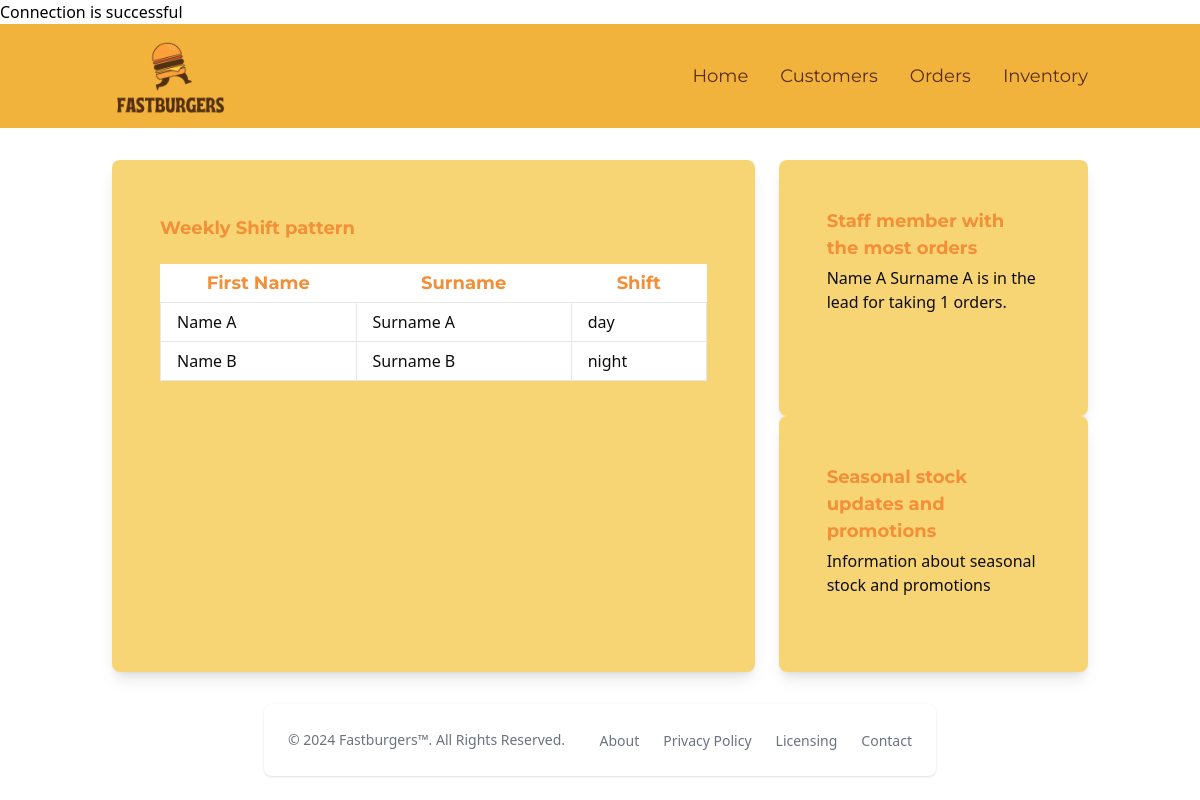
Screenshot of /pages/Index.php with the database file from the repository.
### tables this page shows
CREATE TABLE `Staff` (
  `staff_id` int(11) NOT NULL,
  `staff_firstname` varchar(255) DEFAULT NULL,
  `staff_surname` varchar(255) DEFAULT NULL,
  `staff_role` varchar(255) DEFAULT NULL,
  `staff_tel` varchar(15) DEFAULT NULL,
  `shift` varchar(224) DEFAULT NULL
);

### pages/Index.php (the view, shortened to what this page needs)
<?php
include '../config/dbConfig.php';
include '../partials/header.php';
include '../partials/navigation.php';
$shiftQuery = $conn->prepare("SELECT staff_firstname, staff_surname, shift FROM Staff");
$shiftQuery->execute();
$shiftQuery->bind_result($firstname, $surname, $shift);
?>
<div class="container flex-grow mx-auto px-2 md:px-6 py-8" style="background-color: #FFFFFF;">
    <div class="grid grid-rows-1 md:grid-cols-3 gap-6">
        <div class="col-span-2 row-start-1 shift-list bg-white p-12 rounded-lg shadow-lg h-128" style="background-color: #f8d574; border-color: #592E15;">
            <h2 class="montsheading text-4xl font-bold mb-4" style="color: #F28F38;">Weekly Shift pattern</h2>
            <table class="min-w-full bg-white">
                <thead>
                    <tr>
                        <th class="montsheading py-2" style="color: #F28F38;">First Name</th>
                        <th class="montsheading py-2" style="color: #F28F38;">Surname</th>
                        <th class="montsheading py-2" style="color: #F28F38;">Shift</th>
                    </tr>
                </thead>
                <tbody>
                    <?php while ($shiftQuery->fetch()): ?>
                        <tr style="border-color: #592E15;">
                            <td class="border px-4 py-2" style="color: #0D0D0D;"><?= htmlspecialchars($firstname) ?></td>
                            <td class="border px-4 py-2" style="color: #0D0D0D;"><?= htmlspecialchars($surname) ?></td>
                            <td class="border px-4 py-2" style="color: #0D0D0D;"><?= htmlspecialchars($shift) ?></td>
                        </tr>
                    <?php endwhile; ?>
                </tbody>
            </table>
        </div>
        <div class="col-start-3 col-span-1 space-y-8">
            <div class= "index-right">
                <div class="most-orders bg-white p-12 rounded-lg shadow-lg h-64" style="background-color: #f8d574; border-color: #592E15;">
                    <h2 class="montsheading text-1xl font-bold mb-1" style="color: #F28F38;">Staff member with the most orders</h2>
                    <p style="color: #0D0D0D;">
                        <?php
                        $totalOrders = $conn->prepare("SELECT Staff.staff_firstname, Staff.staff_surname, COUNT(Orders.order_id) AS total_orders
                            FROM Orders
                            JOIN Staff
                            ON Orders.fk_staff_id = Staff.staff_id
                            GROUP BY Staff.staff_id
                            ORDER BY total_orders DESC LIMIT 1;");
                        $totalOrders->execute();
                        $totalOrders->bind_result($firstname, $surname, $orderCount);
                        $staffName = $firstname . " " . $surname;
                        $totalOrdersCount = $orderCount;
                        ?>
                        <?= htmlspecialchars($staffName) ?> is in the lead for taking <?= htmlspecialchars($totalOrdersCount) ?> orders.
                    </p>
                </div>
                <div class="seasonal-promo bg-white p-12 rounded-lg shadow-lg h-64" style="background-color: #f8d574; border-color: #592E15;">
                    <h2 class="montsheading text-1xl font-bold mb-1" style="color: #F28F38;">Seasonal stock updates and promotions</h2>
                    <p style="color: #0D0D0D;">Information about seasonal stock and promotions</p>
                </div>
            </div>
        </div>
    </div>
</div>
<?php
include '../partials/footer.php';
?>

### style.css (style rules this page uses)
.montsheading { font-family: 'Montserrat', sans-serif; font-size: 18px; }

### rows the page displays
staff: staff_firstname "Name A", staff_surname "Surname A", shift "day"
staff: staff_firstname "Name B", staff_surname "Surname B", shift "night"

### other values shown
$staffName "Name A Surname A"
$totalOrdersCount "1"
